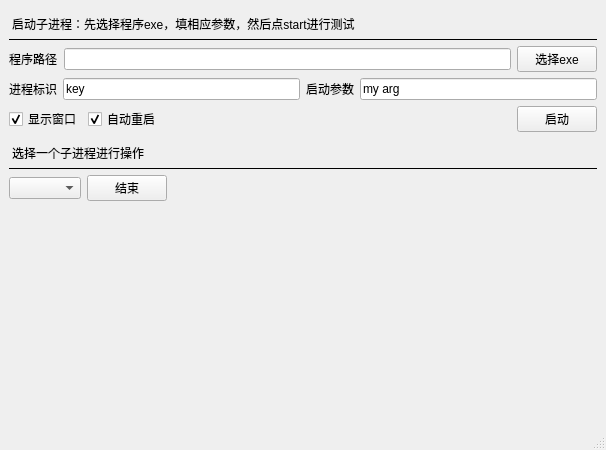
<?xml version="1.0" encoding="UTF-8"?>
<ui version="4.0">
 <class>MainWindow</class>
 <widget class="QMainWindow" name="MainWindow">
  <property name="geometry">
   <rect>
    <x>0</x>
    <y>0</y>
    <width>606</width>
    <height>450</height>
   </rect>
  </property>
  <property name="windowTitle">
   <string>Multi Process Client</string>
  </property>
  <property name="styleSheet">
   <string notr="true">#t1,#t2{
border:0;
min-height:30px;
border-bottom:1px solid black;
}</string>
  </property>
  <widget class="QWidget" name="centralwidget">
   <layout class="QVBoxLayout" name="verticalLayout">
    <item>
     <widget class="QLabel" name="t1">
      <property name="text">
       <string>启动子进程：先选择程序exe，填相应参数，然后点start进行测试</string>
      </property>
     </widget>
    </item>
    <item>
     <layout class="QHBoxLayout" name="horizontalLayout">
      <item>
       <widget class="QLabel" name="label_2">
        <property name="text">
         <string>程序路径</string>
        </property>
       </widget>
      </item>
      <item>
       <widget class="QLineEdit" name="editPath">
        <property name="text">
         <string/>
        </property>
       </widget>
      </item>
      <item>
       <widget class="QPushButton" name="btnPath">
        <property name="text">
         <string>选择exe</string>
        </property>
       </widget>
      </item>
     </layout>
    </item>
    <item>
     <layout class="QHBoxLayout" name="horizontalLayout_2">
      <item>
       <widget class="QLabel" name="label_3">
        <property name="text">
         <string>进程标识</string>
        </property>
       </widget>
      </item>
      <item>
       <widget class="QLineEdit" name="editKey">
        <property name="text">
         <string>key</string>
        </property>
       </widget>
      </item>
      <item>
       <widget class="QLabel" name="label_4">
        <property name="text">
         <string>启动参数</string>
        </property>
       </widget>
      </item>
      <item>
       <widget class="QLineEdit" name="editArg">
        <property name="text">
         <string>my arg</string>
        </property>
       </widget>
      </item>
     </layout>
    </item>
    <item>
     <layout class="QHBoxLayout" name="horizontalLayout_3">
      <item>
       <widget class="QCheckBox" name="boxVisible">
        <property name="text">
         <string>显示窗口</string>
        </property>
        <property name="checked">
         <bool>true</bool>
        </property>
       </widget>
      </item>
      <item>
       <widget class="QCheckBox" name="boxRestart">
        <property name="text">
         <string>自动重启</string>
        </property>
        <property name="checked">
         <bool>true</bool>
        </property>
       </widget>
      </item>
      <item>
       <spacer name="horizontalSpacer">
        <property name="orientation">
         <enum>Qt::Horizontal</enum>
        </property>
        <property name="sizeHint" stdset="0">
         <size>
          <width>40</width>
          <height>20</height>
         </size>
        </property>
       </spacer>
      </item>
      <item>
       <widget class="QPushButton" name="btnRun">
        <property name="text">
         <string>启动</string>
        </property>
       </widget>
      </item>
     </layout>
    </item>
    <item>
     <layout class="QHBoxLayout" name="horizontalLayout_4">
      <item>
       <widget class="QLabel" name="t2">
        <property name="text">
         <string>选择一个子进程进行操作</string>
        </property>
       </widget>
      </item>
     </layout>
    </item>
    <item>
     <layout class="QHBoxLayout" name="horizontalLayout_5">
      <item>
       <widget class="QComboBox" name="boxKey"/>
      </item>
      <item>
       <widget class="QPushButton" name="btnStop">
        <property name="text">
         <string>结束</string>
        </property>
       </widget>
      </item>
      <item>
       <spacer name="horizontalSpacer_2">
        <property name="orientation">
         <enum>Qt::Horizontal</enum>
        </property>
        <property name="sizeHint" stdset="0">
         <size>
          <width>40</width>
          <height>20</height>
         </size>
        </property>
       </spacer>
      </item>
     </layout>
    </item>
    <item>
     <spacer name="verticalSpacer">
      <property name="orientation">
       <enum>Qt::Vertical</enum>
      </property>
      <property name="sizeHint" stdset="0">
       <size>
        <width>20</width>
        <height>187</height>
       </size>
      </property>
     </spacer>
    </item>
   </layout>
  </widget>
  <widget class="QMenuBar" name="menubar">
   <property name="geometry">
    <rect>
     <x>0</x>
     <y>0</y>
     <width>606</width>
     <height>23</height>
    </rect>
   </property>
  </widget>
  <widget class="QStatusBar" name="statusbar"/>
 </widget>
 <resources/>
 <connections/>
</ui>
